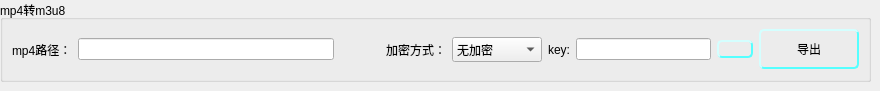
                    <widget class="QWidget" name="page_2">
                     <widget class="QGroupBox" name="groupBox_6">
                      <property name="geometry">
                       <rect>
                        <x>0</x>
                        <y>0</y>
                        <width>871</width>
                        <height>82</height>
                       </rect>
                      </property>
                      <property name="title">
                       <string>mp4转m3u8</string>
                      </property>
                      <layout class="QHBoxLayout" name="horizontalLayout_18">
                       <item>
                        <layout class="QHBoxLayout" name="horizontalLayout_28">
                         <item>
                          <widget class="QLabel" name="label_33">
                           <property name="text">
                            <string>mp4路径：</string>
                           </property>
                          </widget>
                         </item>
                         <item>
                          <widget class="QLineEdit" name="lineEdit_mp4Tom3u8_mp4Path"/>
                         </item>
                         <item>
                          <widget class="QPushButton" name="pushButton_mp4Tom3u8_mp4PathFileOpen">
                           <property name="text">
                            <string/>
                           </property>
                           <property name="icon">
                            <iconset>
                             <normaloff>C:/Users/hecot/Downloads/file-open.png</normaloff>C:/Users/hecot/Downloads/file-open.png</iconset>
                           </property>
                           <property name="iconSize">
                            <size>
                             <width>32</width>
                             <height>32</height>
                            </size>
                           </property>
                           <property name="autoDefault">
                            <bool>false</bool>
                           </property>
                           <property name="default">
                            <bool>false</bool>
                           </property>
                           <property name="flat">
                            <bool>true</bool>
                           </property>
                          </widget>
                         </item>
                        </layout>
                       </item>
                       <item>
                        <layout class="QHBoxLayout" name="horizontalLayout_27">
                         <item>
                          <widget class="QLabel" name="label_31">
                           <property name="text">
                            <string>加密方式：</string>
                           </property>
                          </widget>
                         </item>
                         <item>
                          <widget class="QComboBox" name="comboBox_mp4Tom3u8_cryptMode">
                           <property name="minimumSize">
                            <size>
                             <width>0</width>
                             <height>25</height>
                            </size>
                           </property>
                           <property name="currentIndex">
                            <number>0</number>
                           </property>
                           <property name="iconSize">
                            <size>
                             <width>32</width>
                             <height>32</height>
                            </size>
                           </property>
                           <item>
                            <property name="text">
                             <string>无加密</string>
                            </property>
                           </item>
                           <item>
                            <property name="text">
                             <string>AES加密</string>
                            </property>
                           </item>
                           <item>
                            <property name="text">
                             <string>伪图片加密</string>
                            </property>
                           </item>
                          </widget>
                         </item>
                         <item>
                          <widget class="QLabel" name="label_32">
                           <property name="text">
                            <string>key:</string>
                           </property>
                          </widget>
                         </item>
                         <item>
                          <widget class="QLineEdit" name="lineEdit_2mp4Tom3u8_key"/>
                         </item>
                         <item>
                          <widget class="QPushButton" name="pushButton_mp4Tom3u8_randomKey">
                           <property name="styleSheet">
                            <string notr="true">QPushButton {
	border-radius:5px;
	border-style: outset; 
	border-width: 2px; 
	border-color: rgb(85, 255, 255);
}
QPushButton:hover {
	background-color:rgb(85, 255, 255);
}
QPushButton:pressed {
	background-color:rgb(232,59,35);
	
}</string>
                           </property>
                           <property name="text">
                            <string/>
                           </property>
                           <property name="icon">
                            <iconset>
                             <normaloff>C:/Users/hecot/Downloads/refresh.png</normaloff>C:/Users/hecot/Downloads/refresh.png</iconset>
                           </property>
                           <property name="iconSize">
                            <size>
                             <width>16</width>
                             <height>16</height>
                            </size>
                           </property>
                          </widget>
                         </item>
                        </layout>
                       </item>
                       <item>
                        <widget class="QPushButton" name="pushButton_mp4Tom3u8Output">
                         <property name="minimumSize">
                          <size>
                           <width>100</width>
                           <height>40</height>
                          </size>
                         </property>
                         <property name="maximumSize">
                          <size>
                           <width>100</width>
                           <height>40</height>
                          </size>
                         </property>
                         <property name="styleSheet">
                          <string notr="true">QPushButton {
	border-radius:5px;
	border-style: outset; 
	border-width: 2px; 
	border-color: rgb(85, 255, 255);
}
QPushButton:hover {
	background-color:rgb(85, 255, 255);
}
QPushButton:pressed {
	background-color:rgb(232,59,35);
	
}</string>
                         </property>
                         <property name="text">
                          <string>导出</string>
                         </property>
                        </widget>
                       </item>
                      </layout>
                     </widget>
                    </widget>
